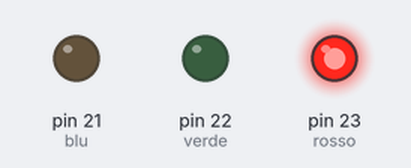
Recording of a sketch running on a simulated Arduino Mega 2560, built with avr-gcc and run on an emulated ATmega2560. On the bench: output pins drawn as LEDs (lit = HIGH).

Above: at 0.5 s.
At 2.5 s:
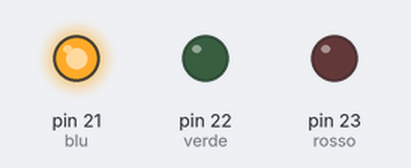
At 3.5 s:
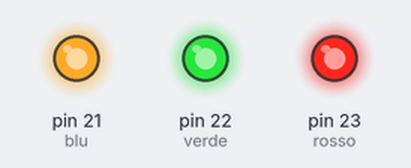
At 4.5 s:
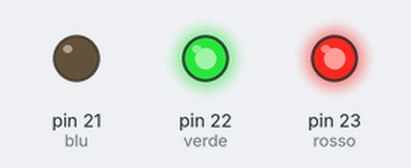
At 6.5 s:
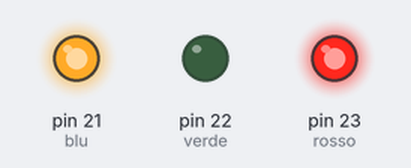
At 8.5 s:
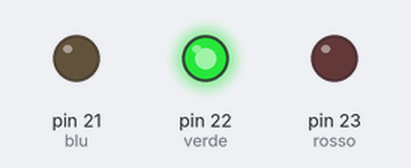
Timing chart, 0 to 9.1 s (numbered marks = the images above):
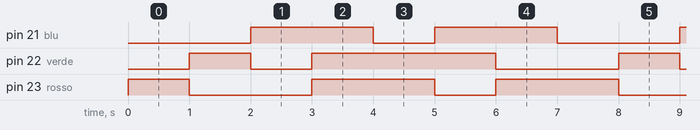

Measured:
- by itself, pin 21 (blu): repeats every 7.0 s: LOW 1.0 s, HIGH 2.0 s, LOW 2.0 s, HIGH 2.0 s
- by itself, pin 22 (verde): repeats every 7.0 s: LOW 1.0 s, HIGH 3.0 s, LOW 2.0 s, HIGH 1.0 s
- by itself, pin 23 (rosso): repeats every 7.0 s: LOW 2.0 s, HIGH 2.0 s, LOW 1.0 s, HIGH 2.0 s

The sketch:

led_rgb.ino
```cpp
const int rosso = 23;  // GPIO per il colore Rosso
const int verde = 22;  // GPIO per il colore Verde
const int blu = 21;  // GPIO per il colore Blu

void setup() {
  pinMode(rosso, OUTPUT);
  pinMode(verde, OUTPUT);
  pinMode(blu, OUTPUT);
}

void loop() {
  // visualizzazione colori base
  setColor(255, 0, 0); // Rosso
  delay(1000);
  setColor(0, 255, 0); // Verde
  delay(1000);
  setColor(0, 0, 255); // Blu
  delay(1000);

  // visualizzazione altri colori
  setColor(255, 255, 255); // Bianco
  delay(1000);
  setColor(255, 255, 0); // Giallo
  delay(1000);
  setColor(0, 255, 255); // Azzurro
  delay(1000);
  setColor(255, 0, 255); // Viola
  delay(1000);
}

void setColor(int ValoreRosso, int ValoreVerde, int ValoreBlu) {
  analogWrite(rosso, ValoreRosso);  // invia il valore del Rosso
  analogWrite(verde, ValoreVerde);  // invia il valore del Verde
  analogWrite(blu, ValoreBlu);  // invia il valore del Blu
}
```
